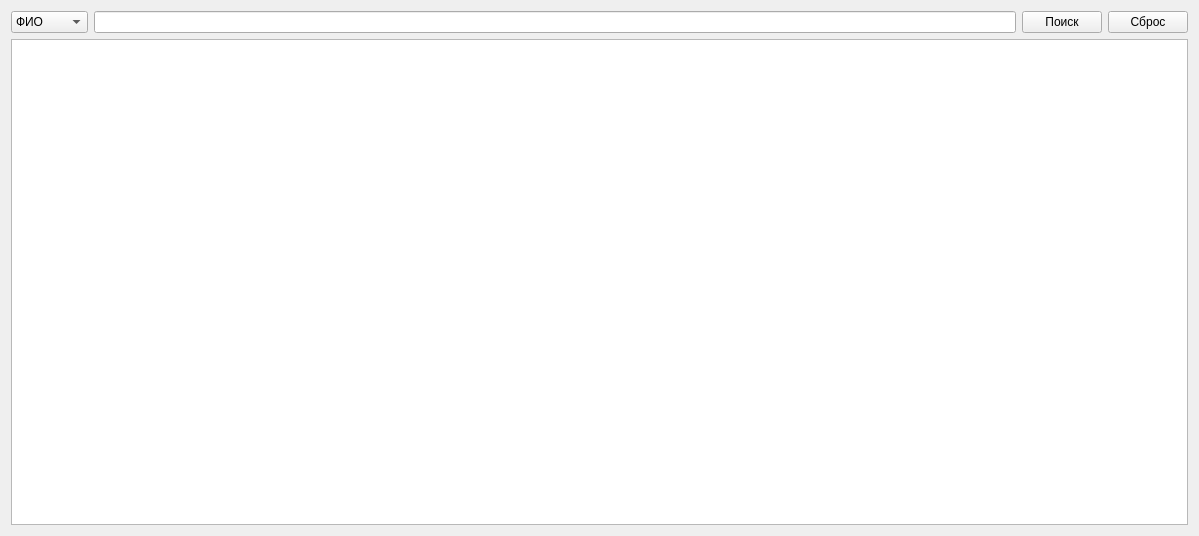
<?xml version="1.0" encoding="UTF-8"?>
<ui version="4.0">
 <class>Search_Student</class>
 <widget class="QWidget" name="Search_Student">
  <property name="geometry">
   <rect>
    <x>0</x>
    <y>0</y>
    <width>1199</width>
    <height>536</height>
   </rect>
  </property>
  <property name="windowTitle">
   <string>Form</string>
  </property>
  <layout class="QGridLayout" name="gridLayout">
   <item row="0" column="0">
    <widget class="QComboBox" name="comboBox_4">
     <item>
      <property name="text">
       <string>ФИО</string>
      </property>
     </item>
     <item>
      <property name="text">
       <string>Возраст</string>
      </property>
     </item>
     <item>
      <property name="text">
       <string>Группа</string>
      </property>
     </item>
    </widget>
   </item>
   <item row="0" column="1">
    <widget class="QLineEdit" name="lineEdit_7"/>
   </item>
   <item row="0" column="2">
    <widget class="QPushButton" name="pushButton_9">
     <property name="text">
      <string>Поиск</string>
     </property>
    </widget>
   </item>
   <item row="0" column="3">
    <widget class="QPushButton" name="pushButton_10">
     <property name="text">
      <string>Сброс</string>
     </property>
    </widget>
   </item>
   <item row="1" column="0" colspan="4">
    <widget class="QTableView" name="tableView_5"/>
   </item>
  </layout>
 </widget>
 <resources/>
 <connections/>
</ui>
